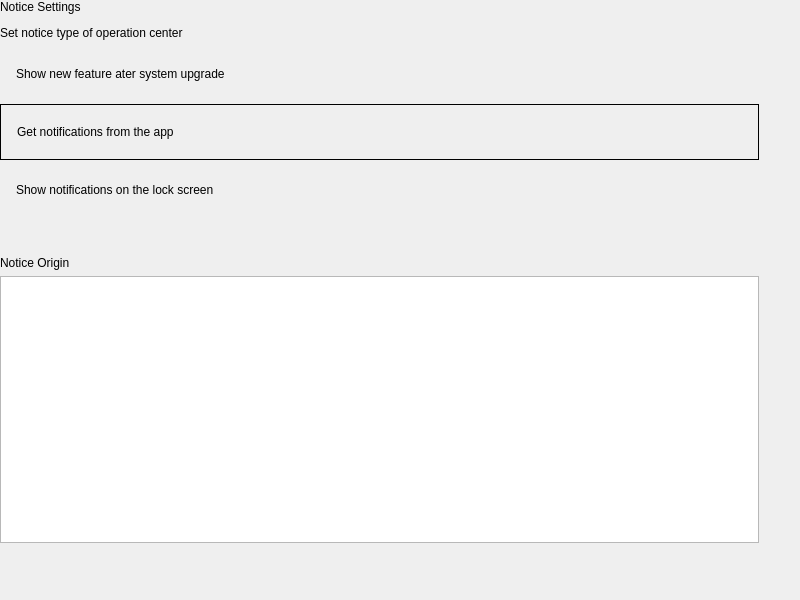
<?xml version="1.0" encoding="UTF-8"?>
<ui version="4.0">
 <class>Notice</class>
 <widget class="QWidget" name="Notice">
  <property name="geometry">
   <rect>
    <x>0</x>
    <y>0</y>
    <width>800</width>
    <height>600</height>
   </rect>
  </property>
  <property name="windowTitle">
   <string notr="true">Notice</string>
  </property>
  <layout class="QVBoxLayout" name="verticalLayout_2">
   <property name="spacing">
    <number>0</number>
   </property>
   <property name="leftMargin">
    <number>0</number>
   </property>
   <property name="topMargin">
    <number>0</number>
   </property>
   <property name="rightMargin">
    <number>32</number>
   </property>
   <property name="bottomMargin">
    <number>48</number>
   </property>
   <item>
    <widget class="QWidget" name="widget" native="true">
     <property name="minimumSize">
      <size>
       <width>550</width>
       <height>0</height>
      </size>
     </property>
     <property name="maximumSize">
      <size>
       <width>960</width>
       <height>16777215</height>
      </size>
     </property>
     <layout class="QVBoxLayout" name="verticalLayout">
      <property name="leftMargin">
       <number>0</number>
      </property>
      <property name="topMargin">
       <number>0</number>
      </property>
      <item>
       <widget class="QLabel" name="titleLabel">
        <property name="sizePolicy">
         <sizepolicy hsizetype="Fixed" vsizetype="Fixed">
          <horstretch>0</horstretch>
          <verstretch>0</verstretch>
         </sizepolicy>
        </property>
        <property name="text">
         <string>Notice Settings</string>
        </property>
       </widget>
      </item>
      <item>
       <spacer name="verticalSpacer_3">
        <property name="orientation">
         <enum>Qt::Vertical</enum>
        </property>
        <property name="sizeType">
         <enum>QSizePolicy::Fixed</enum>
        </property>
        <property name="sizeHint" stdset="0">
         <size>
          <width>20</width>
          <height>6</height>
         </size>
        </property>
       </spacer>
      </item>
      <item>
       <widget class="QLabel" name="noticeLabel">
        <property name="sizePolicy">
         <sizepolicy hsizetype="Fixed" vsizetype="Fixed">
          <horstretch>0</horstretch>
          <verstretch>0</verstretch>
         </sizepolicy>
        </property>
        <property name="text">
         <string>Set notice type of operation center</string>
        </property>
       </widget>
      </item>
      <item>
       <layout class="QVBoxLayout" name="verticalLayout_4">
        <property name="spacing">
         <number>2</number>
        </property>
        <property name="bottomMargin">
         <number>0</number>
        </property>
        <item>
         <widget class="QWidget" name="newfeatureWidget" native="true">
          <property name="minimumSize">
           <size>
            <width>0</width>
            <height>56</height>
           </size>
          </property>
          <property name="maximumSize">
           <size>
            <width>16777215</width>
            <height>56</height>
           </size>
          </property>
          <layout class="QHBoxLayout" name="horizontalLayout_2">
           <property name="spacing">
            <number>0</number>
           </property>
           <property name="leftMargin">
            <number>0</number>
           </property>
           <property name="topMargin">
            <number>0</number>
           </property>
           <property name="rightMargin">
            <number>0</number>
           </property>
           <property name="bottomMargin">
            <number>0</number>
           </property>
           <item>
            <layout class="QHBoxLayout" name="newfeatureHorLayout">
             <property name="spacing">
              <number>0</number>
             </property>
             <property name="leftMargin">
              <number>16</number>
             </property>
             <property name="rightMargin">
              <number>16</number>
             </property>
             <item>
              <widget class="QLabel" name="label">
               <property name="sizePolicy">
                <sizepolicy hsizetype="Fixed" vsizetype="Fixed">
                 <horstretch>0</horstretch>
                 <verstretch>0</verstretch>
                </sizepolicy>
               </property>
               <property name="text">
                <string>Show new feature ater system upgrade</string>
               </property>
              </widget>
             </item>
             <item>
              <spacer name="horizontalSpacer">
               <property name="orientation">
                <enum>Qt::Horizontal</enum>
               </property>
               <property name="sizeHint" stdset="0">
                <size>
                 <width>40</width>
                 <height>20</height>
                </size>
               </property>
              </spacer>
             </item>
            </layout>
           </item>
          </layout>
         </widget>
        </item>
        <item>
         <widget class="QFrame" name="enableFrame">
          <property name="minimumSize">
           <size>
            <width>0</width>
            <height>56</height>
           </size>
          </property>
          <property name="maximumSize">
           <size>
            <width>16777215</width>
            <height>56</height>
           </size>
          </property>
          <property name="frameShape">
           <enum>QFrame::Box</enum>
          </property>
          <layout class="QHBoxLayout" name="horizontalLayout_4">
           <property name="spacing">
            <number>0</number>
           </property>
           <property name="leftMargin">
            <number>0</number>
           </property>
           <property name="topMargin">
            <number>0</number>
           </property>
           <property name="rightMargin">
            <number>0</number>
           </property>
           <property name="bottomMargin">
            <number>0</number>
           </property>
           <item>
            <layout class="QHBoxLayout" name="enableHorLayout">
             <property name="spacing">
              <number>0</number>
             </property>
             <property name="leftMargin">
              <number>16</number>
             </property>
             <property name="rightMargin">
              <number>16</number>
             </property>
             <item>
              <widget class="QLabel" name="label_3">
               <property name="sizePolicy">
                <sizepolicy hsizetype="Fixed" vsizetype="Fixed">
                 <horstretch>0</horstretch>
                 <verstretch>0</verstretch>
                </sizepolicy>
               </property>
               <property name="text">
                <string>Get notifications from the app</string>
               </property>
              </widget>
             </item>
             <item>
              <spacer name="horizontalSpacer_2">
               <property name="orientation">
                <enum>Qt::Horizontal</enum>
               </property>
               <property name="sizeHint" stdset="0">
                <size>
                 <width>40</width>
                 <height>20</height>
                </size>
               </property>
              </spacer>
             </item>
            </layout>
           </item>
          </layout>
         </widget>
        </item>
        <item>
         <widget class="QWidget" name="lockscreenWidget" native="true">
          <property name="minimumSize">
           <size>
            <width>0</width>
            <height>56</height>
           </size>
          </property>
          <property name="maximumSize">
           <size>
            <width>16777215</width>
            <height>56</height>
           </size>
          </property>
          <layout class="QHBoxLayout" name="horizontalLayout_6">
           <property name="spacing">
            <number>0</number>
           </property>
           <property name="leftMargin">
            <number>0</number>
           </property>
           <property name="topMargin">
            <number>0</number>
           </property>
           <property name="rightMargin">
            <number>0</number>
           </property>
           <property name="bottomMargin">
            <number>0</number>
           </property>
           <item>
            <layout class="QHBoxLayout" name="lockscreenHorLayout">
             <property name="spacing">
              <number>0</number>
             </property>
             <property name="leftMargin">
              <number>16</number>
             </property>
             <property name="rightMargin">
              <number>16</number>
             </property>
             <item>
              <widget class="QLabel" name="label_4">
               <property name="sizePolicy">
                <sizepolicy hsizetype="Fixed" vsizetype="Fixed">
                 <horstretch>0</horstretch>
                 <verstretch>0</verstretch>
                </sizepolicy>
               </property>
               <property name="text">
                <string>Show notifications on the lock screen</string>
               </property>
              </widget>
             </item>
             <item>
              <spacer name="horizontalSpacer_3">
               <property name="orientation">
                <enum>Qt::Horizontal</enum>
               </property>
               <property name="sizeHint" stdset="0">
                <size>
                 <width>40</width>
                 <height>20</height>
                </size>
               </property>
              </spacer>
             </item>
            </layout>
           </item>
          </layout>
         </widget>
        </item>
       </layout>
      </item>
      <item>
       <spacer name="verticalSpacer">
        <property name="orientation">
         <enum>Qt::Vertical</enum>
        </property>
        <property name="sizeType">
         <enum>QSizePolicy::Fixed</enum>
        </property>
        <property name="sizeHint" stdset="0">
         <size>
          <width>20</width>
          <height>32</height>
         </size>
        </property>
       </spacer>
      </item>
      <item>
       <widget class="QLabel" name="title2Label">
        <property name="sizePolicy">
         <sizepolicy hsizetype="Fixed" vsizetype="Fixed">
          <horstretch>0</horstretch>
          <verstretch>0</verstretch>
         </sizepolicy>
        </property>
        <property name="text">
         <string>Notice Origin</string>
        </property>
       </widget>
      </item>
      <item>
       <widget class="QListWidget" name="applistWidget"/>
      </item>
     </layout>
    </widget>
   </item>
  </layout>
 </widget>
 <resources/>
 <connections/>
</ui>
